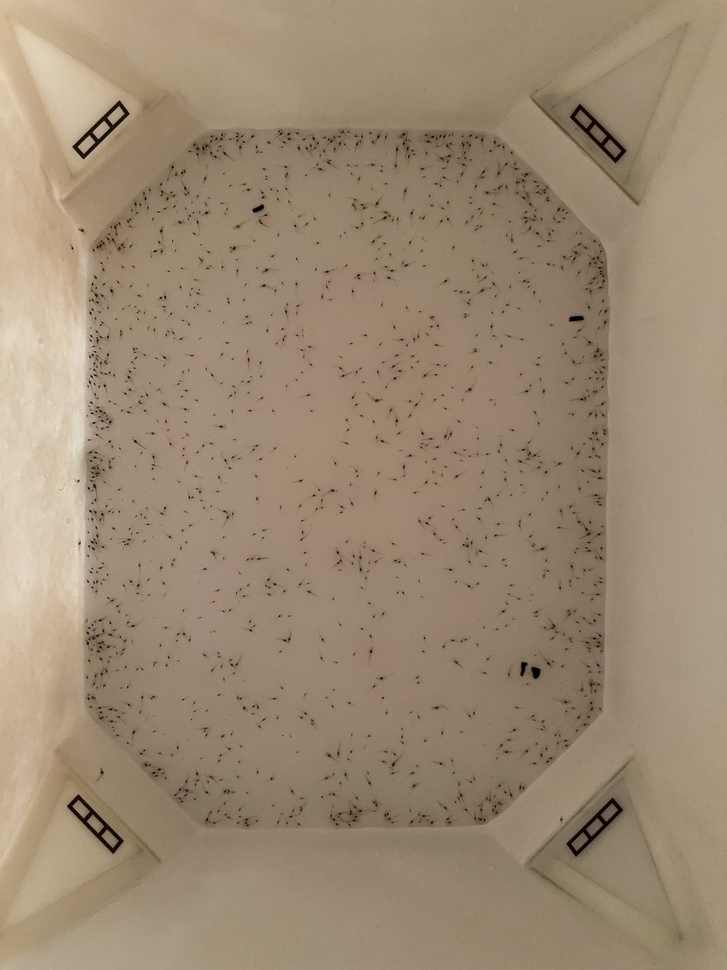
#> input picture shrimp_seeds_detection-main/src/artifacts/test_samples/IMG_7235 (1).JPG, 727 x 970 px, shrunk from 3024 x 4032 before the run
$ python -i data_preprocessing.py   (imports and definitions only)
#> lines starting #> are read from the running program, lines starting #| are printed output that depends on the picture
#> further down, picture is the input picture: shape (970, 727, 3); mean B, G, R 114.5, 137.3, 156.5
import os
import sys
import cv2
import shutil
import json
from src.logger import logging
from src.exception import CustomException
from dataclasses import dataclass
import numpy as np


@dataclass
class PreprocessingConfig:
    preprocessed_train_path: str = os.path.join(
        os.getcwd(),'src','artifacts',
        'preprocessed',
        'train'
    )
    os.makedirs(preprocessed_train_path, exist_ok=True)


class DataPreprocessing:
    def __init__(self):
        self.preprocessing_config = PreprocessingConfig()
        # Create directory if it doesn't exist
        os.makedirs(self.preprocessing_config.preprocessed_train_path, exist_ok=True)

    def apply_clahe_color(self, image):
        """
        Apply CLAHE to each color channel while preserving color information

        Args:
            image: Input BGR image

        Returns:
            processed_img: Color image after CLAHE application
        """
        try:
            # Split the image into channels
            b, g, r = cv2.split(image)
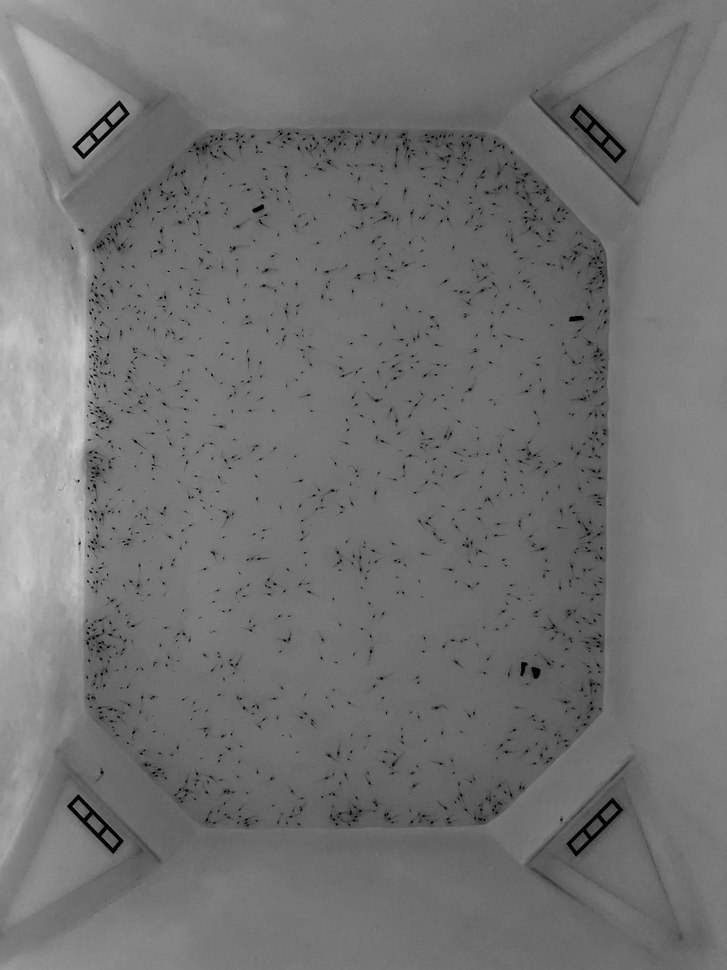
#> b: shape (970, 727); min 0, max 211, mean 114.5
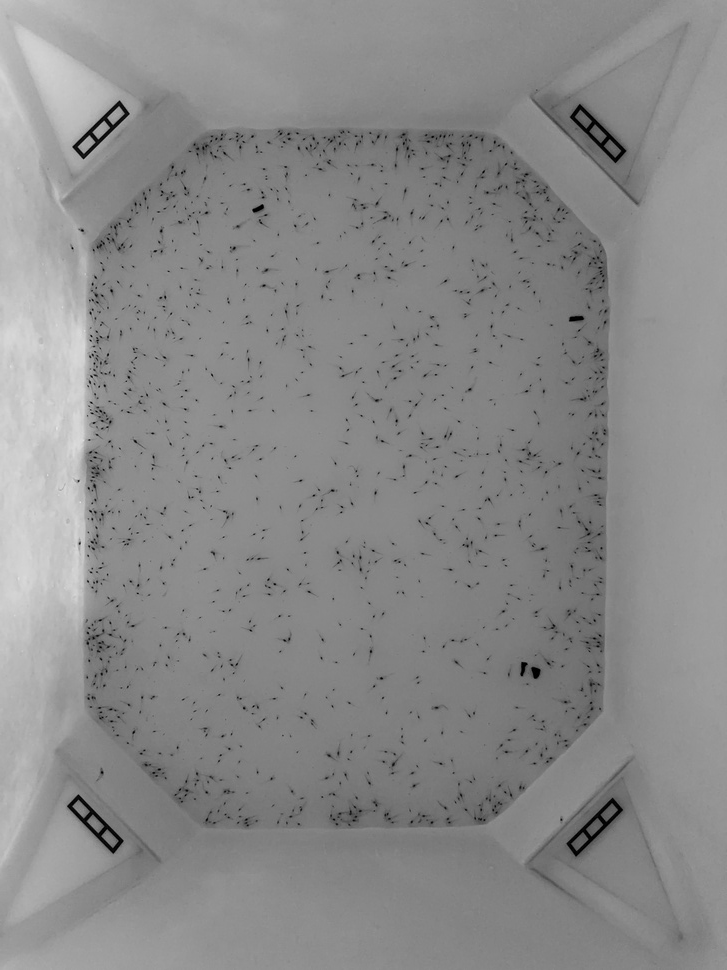
#> g: shape (970, 727); min 0, max 229, mean 137.3
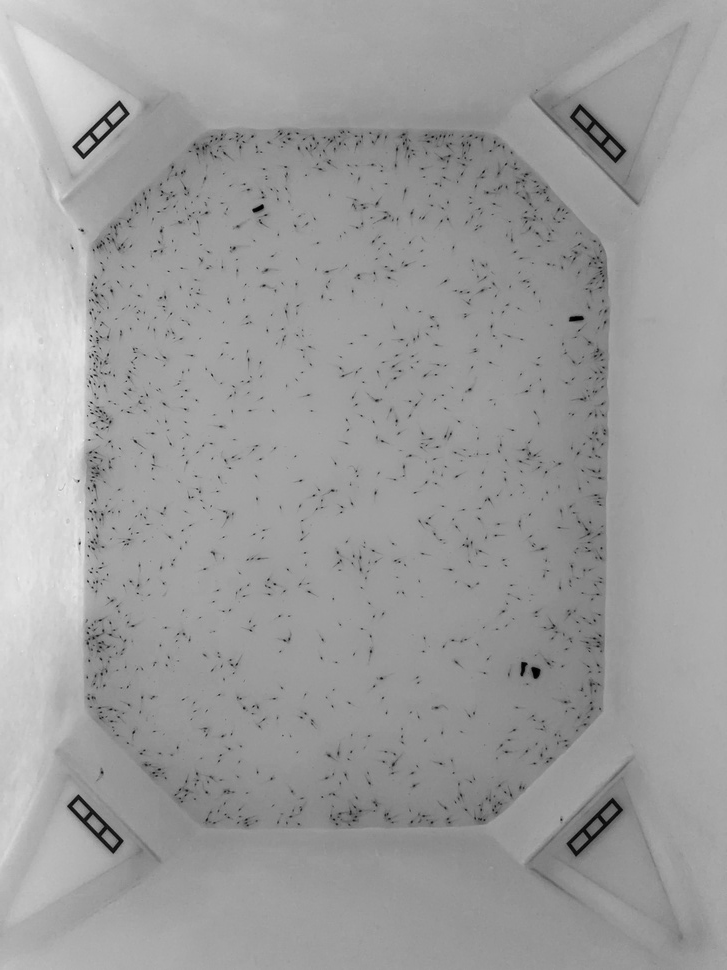
#> r: shape (970, 727); min 0, max 240, mean 156.5

            # Create CLAHE object
            clahe = cv2.createCLAHE(clipLimit=2.0, tileGridSize=(8, 8))

            # Apply CLAHE to each channel
            b_clahe = clahe.apply(b)
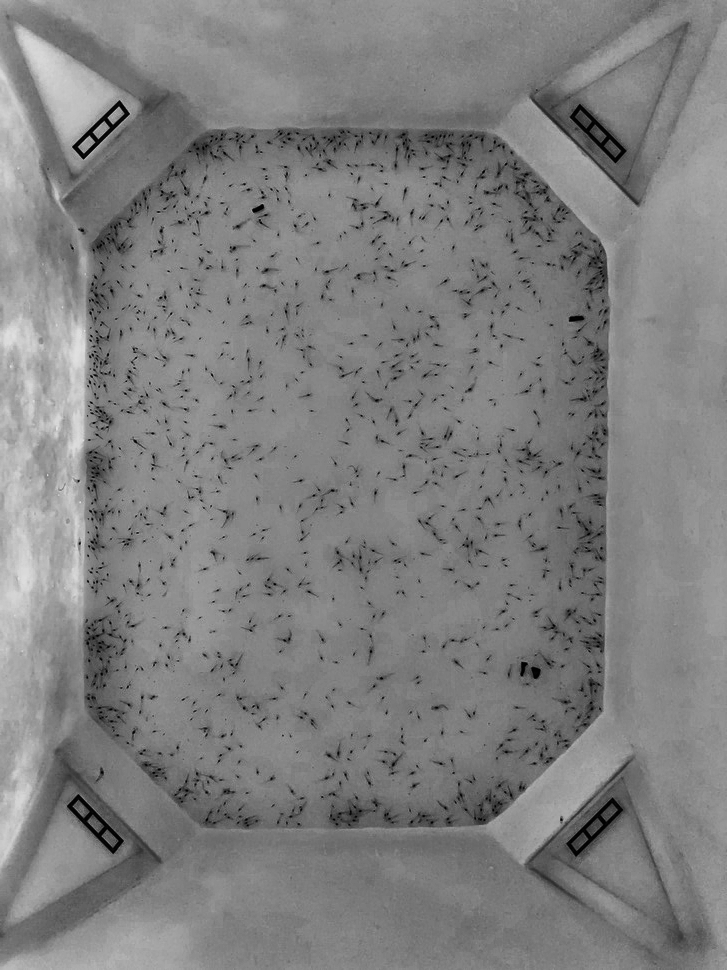
#> b_clahe: shape (970, 727); min 1, max 226, mean 127
            g_clahe = clahe.apply(g)
            r_clahe = clahe.apply(r)
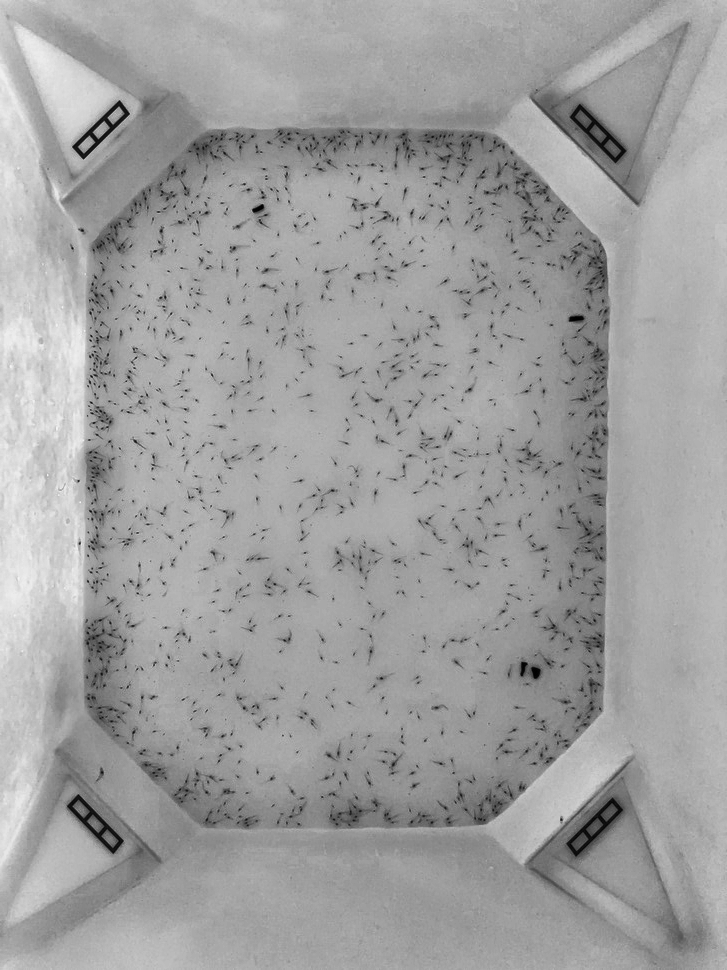
#> r_clahe: shape (970, 727); min 1, max 245, mean 159.1

            # Merge the channels back
            processed_img = cv2.merge([b_clahe, g_clahe, r_clahe])
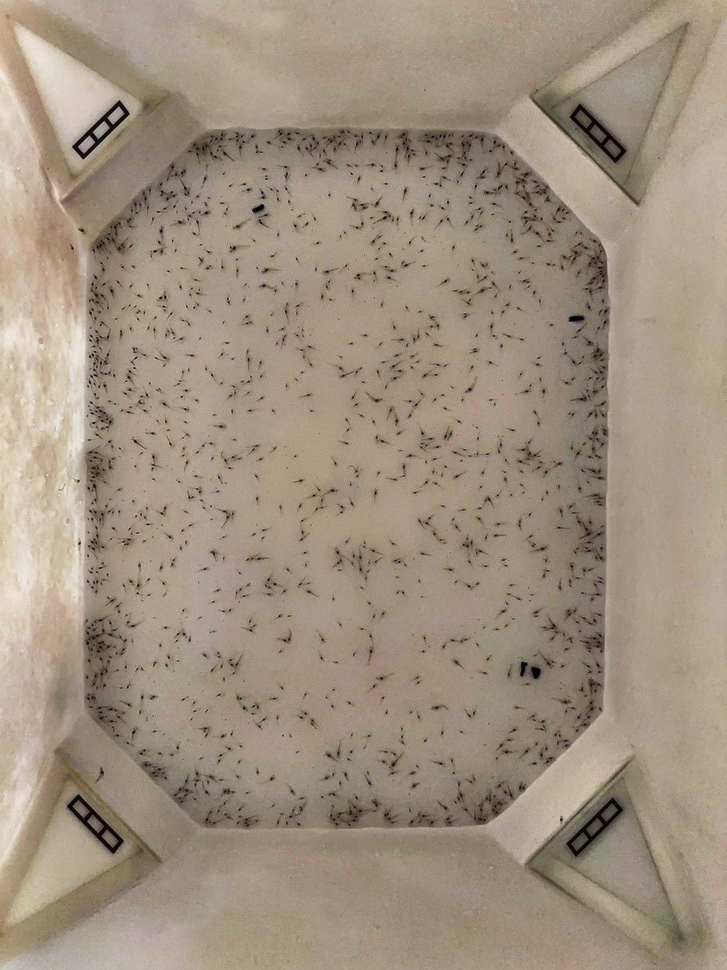
#> processed_img: shape (970, 727, 3); mean B, G, R 127, 144.5, 159.1

            return processed_img
        except Exception as e:
            logging.error(f"Error in apply_clahe_color: {str(e)}")
            raise CustomException(e, sys)

    def preprocess_images(self, images: dict):
        """
        Preprocess multiple images with color-preserving CLAHE and Gaussian blur

        Args:
            images: Dictionary with filename as key and image array as value

        Returns:
            str: Path to the directory containing preprocessed images
        """
        try:
            for filename, img in images.items():
                save_path = os.path.join(
                    self.preprocessing_config.preprocessed_train_path,
                    filename
                )

                # Apply color-preserving preprocessing
                clahe_image = self.apply_clahe_color(img)
                blurred_image = cv2.GaussianBlur(clahe_image, (5, 5), 0)

                # Save the preprocessed image
                cv2.imwrite(save_path, blurred_image)

            return self.preprocessing_config.preprocessed_train_path

        except Exception as e:
            logging.error(f"Error in preprocess_images: {str(e)}")
            raise CustomException(e, sys)

>>> import cv2
>>> picture = cv2.imread('../artifacts/test_samples/IMG_7235 (1).JPG')
>>> result = DataPreprocessing().apply_clahe_color(picture)
